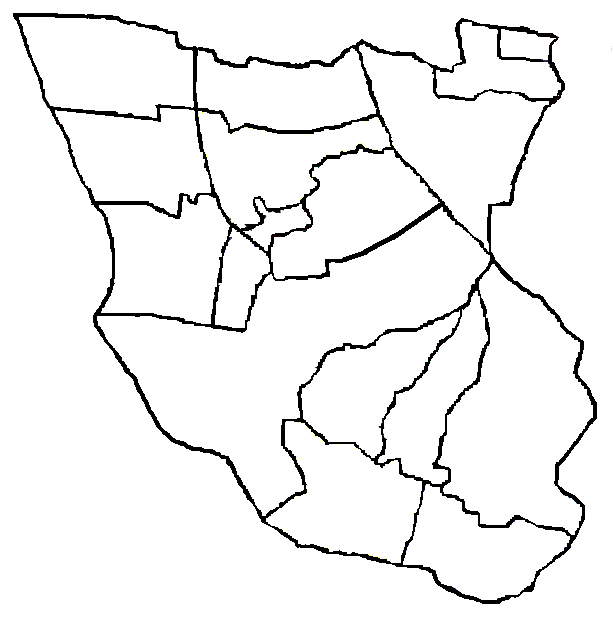
#> input picture tmp/map.png, 613 x 620 px
$ python erode.py
#> lines starting #> are read from the running program, lines starting #| are printed output that depends on the picture
import sys
sys.path.append('/usr/local/lib/python2.7/site-packages')
import cv2
import numpy as np
from matplotlib import pyplot as plt
# img = cv2.imread('./tmp/map.png',cv2.IMREAD_GRAYSCALE)
img = cv2.imread('./tmp/map.png',0)
#> img: shape (620, 613); min 0, max 255, mean 241.6
kernel = np.ones((5,5),np.uint8)
dilation = cv2.erode(img,kernel,iterations = 1)
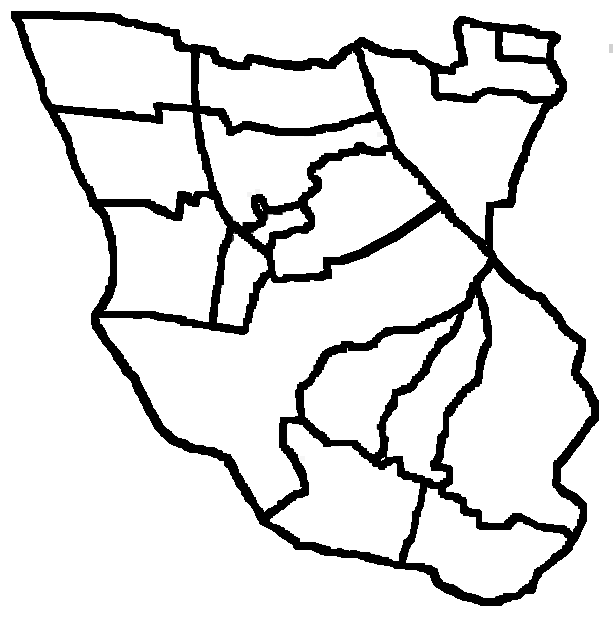
#> dilation: shape (620, 613); min 0, max 255, mean 223.5
erosion = cv2.erode(img,kernel,iterations = 1)

dilation_erosion = cv2.erode(dilation,kernel,iterations = 1)
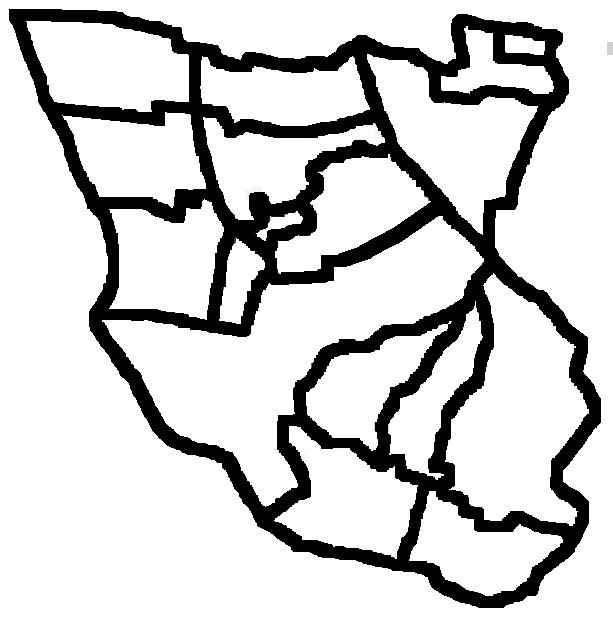
#> dilation_erosion: shape (620, 613); min 0, max 255, mean 206.3
erosion_dilation = cv2.dilate(erosion,kernel,iterations = 1)

# plt.imshow(img, cmap = 'gray')
# plt.imshow(erosion, cmap = 'gray')
plt.subplot(131),plt.imshow(img, cmap = 'gray')
plt.subplot(132),plt.imshow(dilation_erosion, cmap = 'gray')
plt.subplot(133),plt.imshow(erosion_dilation, cmap = 'gray')
plt.show()
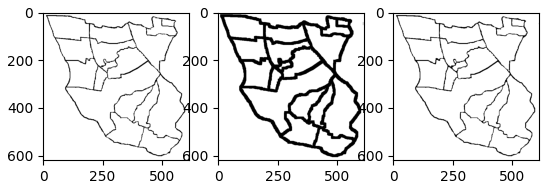
#> figure drawn by matplotlib, 3 panels
